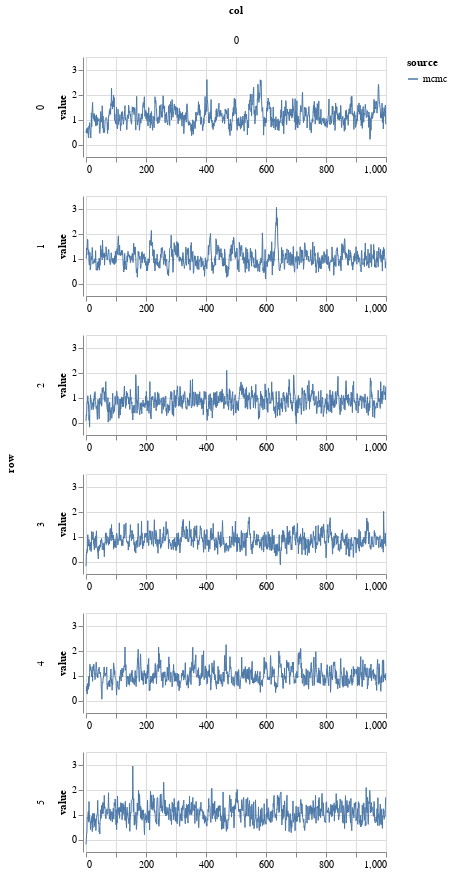

The notebook cell saved with this chart:
### Markdown cell above
## Plot MCMC samples

### Code cell
param = 'beta'
df = get_post_df(ps[param]) 
df['source'] = 'mcmc'
plot_line(df, height=100)

### Figure 1 — Vega-Lite specification as saved in the notebook (floating-point values rounded to 4 significant figures; data arrays with more than 128 entries replaced by an {"elided": "..."} marker saying what was removed)
{"config": {"view": {"continuousWidth": 400, "continuousHeight": 300}}, "data": {"name": "data-466cb9d6cfd2032c14797637acf29dce"}, "mark": {"type": "line", "strokeWidth": 1}, "encoding": {"color": {"type": "nominal", "field": "source"}, "column": {"type": "quantitative", "field": "col"}, "row": {"type": "quantitative", "field": "row"}, "x": {"type": "quantitative", "field": "idx", "title": null}, "y": {"type": "quantitative", "field": "value"}}, "height": 100, "resolve": {"scale": {"x": "independent"}}, "width": 300, "$schema": "https://vega.github.io/schema/vega-lite/v4.8.1.json", "datasets": {"data-466cb9d6cfd2032c14797637acf29dce": {"elided": "6000 records"}}}
